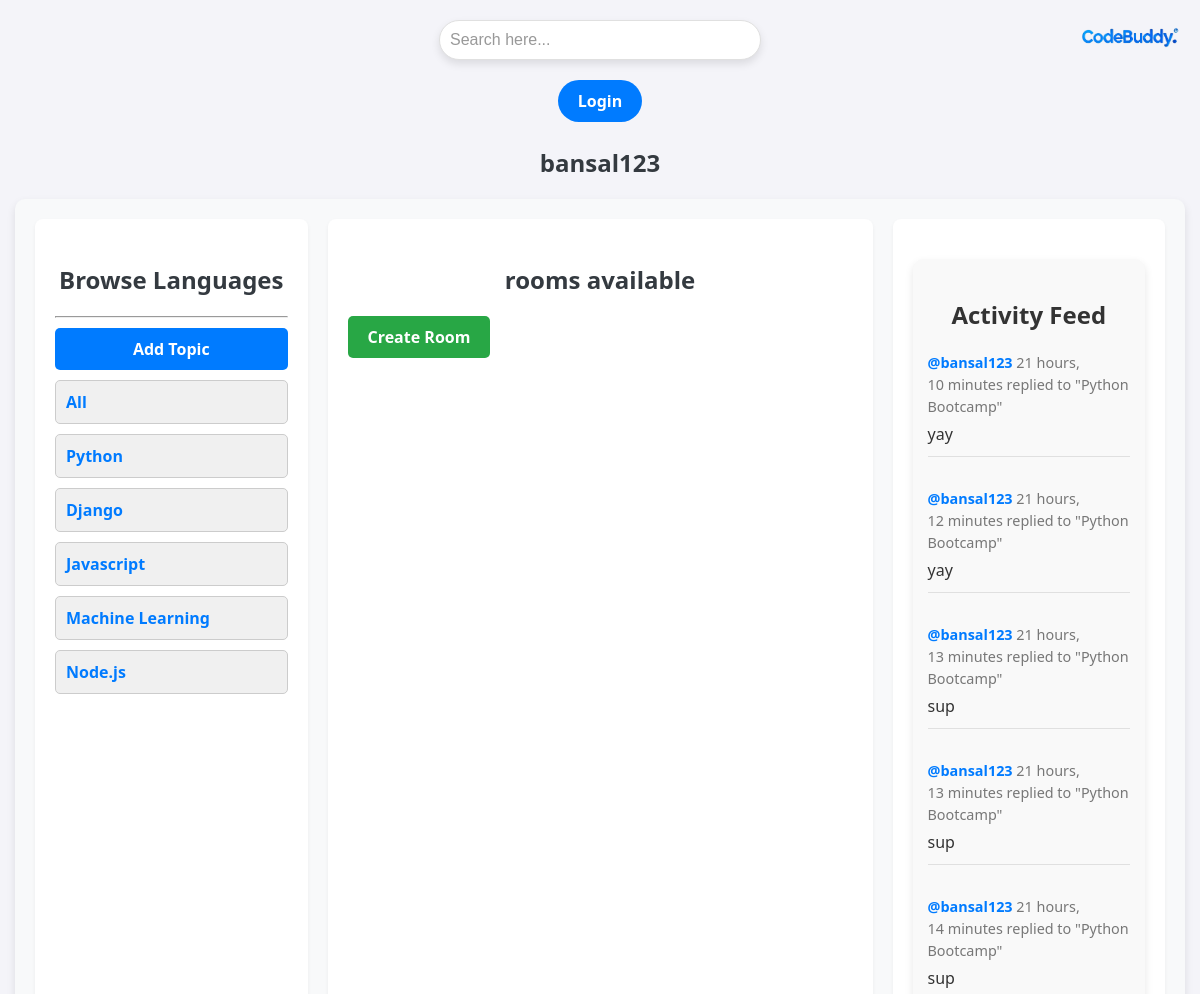
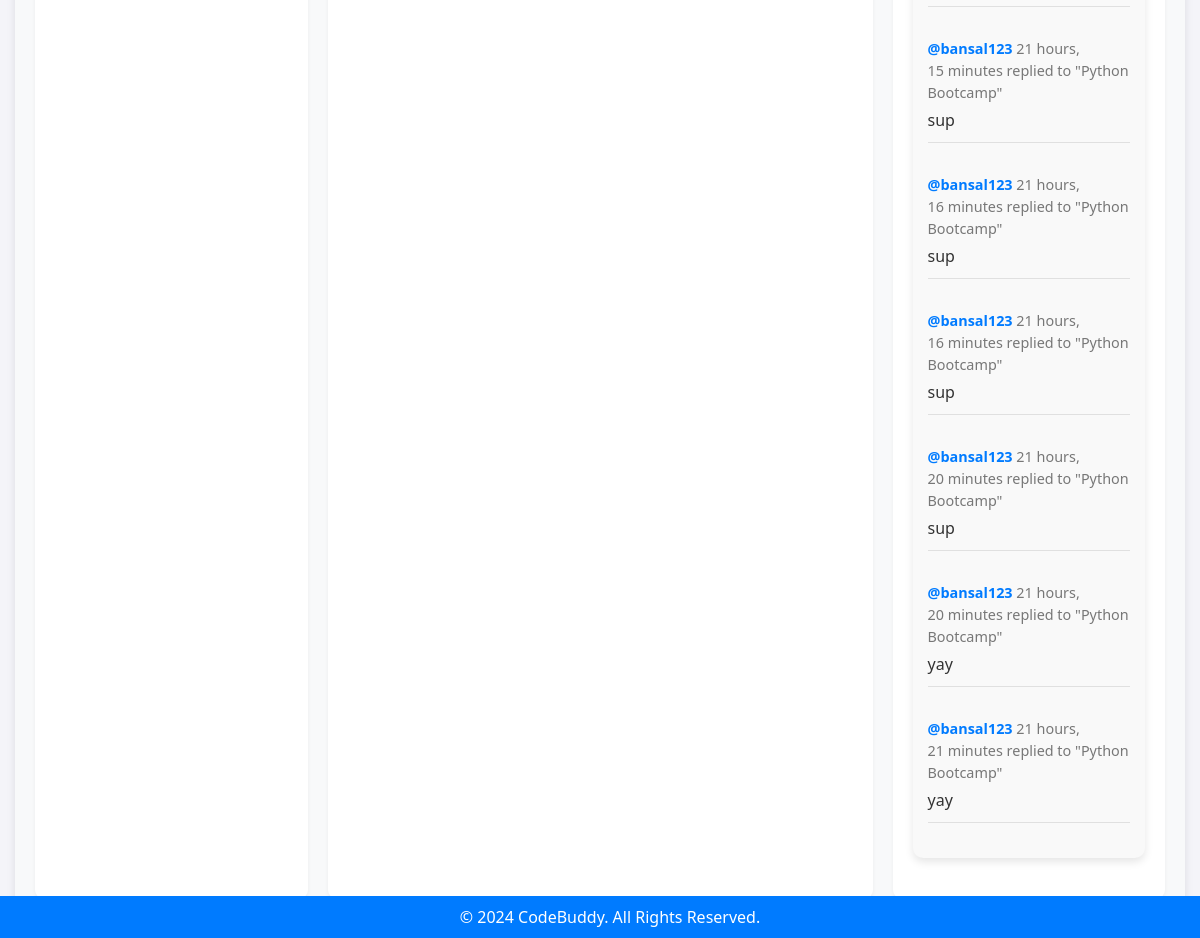
Page /UserProfile/3 on the committed database (2 pictures, top to bottom).
### base1/models.py (models this page shows, shortened)
class Topic(models.Model):
    name = models.CharField(max_length=200)
    def __str__(self):
        return self.name

class messages(models.Model):
    user = models.ForeignKey(User, on_delete=models.CASCADE)
    room = models.ForeignKey(Room, on_delete = models.CASCADE)
    body = models.TextField()
    updated = models.DateTimeField(auto_now= True)
    createds = models.DateTimeField(auto_now_add=True)
    class Meta:
        ordering = ['-updated', '-createds']

class Room(models.Model):
    host = models.ForeignKey(User, on_delete=models.SET_NULL, null = True)
    topic = models.ForeignKey(Topic, on_delete=models.SET_NULL, null = True)
    name = models.CharField(max_length=200)
    description = models.TextField(null = True)
    participants = models.ManyToManyField(User, related_name='participants', blank = True)
    updated = models.DateTimeField(auto_now= True)
    createds = models.DateTimeField(auto_now_add=True)
    class Meta:
        ordering = ['-updated', '-createds']
    def __str__(self):
        return self.name

### base1/views.py (the view)
# urls.py: path('UserProfile/<str:pk>', views.UserProfile, name = "user-profile"),
def UserProfile(request, pk):
    user = User.objects.get(id=pk)
    rooms = user.room_set.all()
    topics = Topic.objects.all()
    room_messages = user.messages_set.all()
    context = {"user":user, "rooms":rooms, "topics":topics, "room_messages":room_messages}
    return render(request, 'base1/profile.html', context)

### base1/templates/base1/profile.html (shortened to what this page needs)
{% extends 'main.html' %}
{% block content %}
<h3>{{ user.username }}</h3>
<div class="profile_container">
    <div class="profile_section">
        {% include 'base1/topics_component.html' %}
    </div>
    <div class="profile_section">
        {% include 'base1/feed_component.html' %}
    </div>
    <div class="profile_section">
        {% include 'base1/activity_component.html' %}
    </div>
</div>
{% endblock %}

### base1/templates/base1/topics_component.html (shortened to what this page needs)
<h3>Browse Languages</h3>
<hr>
<div class="topics-container">
    <a href="{% url 'create-topic' %}" class="add-topic-btn">Add Topic</a>
    <div class="topic-item">
        <a href="{% url 'home' %}" class="topic-link">All</a>
    </div>
    {% for topic in topics %}
    <div class="topic-item">
        <a href="{% url 'home' %}?q={{ topic.name }}" class="topic-link">{{ topic }}</a>
    </div>
    {% endfor %}
</div>

### base1/templates/base1/activity_component.html (shortened to what this page needs)
<!DOCTYPE html>
<html lang="en">
<head>
</head>
<body>
    <div class="activity-feed-container">
        <h3>Activity Feed</h3>
        {% for message in room_messages %}
        <div class="activity-message">
            <small>
                <a href="{% url 'user-profile' message.user.id %}">@{{ message.user }}</a>
                {{ message.createds|timesince }}
            </small>
            <small> replied to "{{ message.room }}" </small>
            <p>{{ message.body }}</p>
            <hr>
        </div>
        {% endfor %}
    </div>
</body>
</html>

### templates/main.html (style rules this page uses)
body { font-family: 'Segoe UI', Tahoma, Geneva, Verdana, sans-serif; background-color: #f4f4f9; margin: 0; padding: 0; color: #333; }
a { text-decoration: none; color: #007bff; }
h1, h2, h3 { color: #333; font-weight: 600; }

### templates/navbar.html (style rules this page uses)
body { font-family: 'Segoe UI', Tahoma, Geneva, Verdana, sans-serif; background-color: #f4f4f9; margin: 0; padding: 0; color: #333; }
h3 { color: #333; font-weight: 600; }
a { text-decoration: none; color: #007bff; font-weight: bold; }

### base1/templates/base1/profile.html (style rules this page uses)
.profile_container { display: grid; grid-template-columns: 1fr 2fr 1fr; gap: 20px; padding: 20px; max-width: 1200px; margin: 0 auto; background-color: #f8f9fa; border-radius: 10px; box-shadow: 0 4px 8px rgba(0, 0, 0, 0.1); }
h3 { text-align: center; color: #343a40; margin-bottom: 20px; font-size: 24px; font-weight: 600; }
.profile_section { background-color: white; padding: 20px; border-radius: 8px; box-shadow: 0 2px 4px rgba(0, 0, 0, 0.05); }

### base1/templates/base1/topics_component.html (style rules this page uses)
.topics-container { display: flex; flex-direction: column; gap: 10px; margin-top: 10px; }
.add-topic-btn { display: inline-block; background-color: #007bff; color: white; padding: 10px 20px; border-radius: 5px; text-align: center; font-weight: bold; text-decoration: none; transition: background-color 0.3s; }
.topic-item { background-color: #f0f0f0; border: 1px solid #ccc; border-radius: 5px; padding: 10px; transition: background-color 0.3s; }
.topic-link { text-decoration: none; color: #007bff; font-weight: bold; display: block; }

### base1/templates/base1/activity_component.html (style rules this page uses)
.activity-feed-container { max-width: 600px; margin: 20px auto; padding: 15px; background-color: #f9f9f9; border-radius: 10px; box-shadow: 0 4px 8px rgba(0, 0, 0, 0.1); }
.activity-feed-container h3 { font-size: 1.5rem; color: #333; margin-bottom: 10px; }
.activity-message { padding: 10px 0; }
.activity-message small { color: #777; font-size: 0.9rem; }
.activity-message p { color: #333; font-size: 1rem; margin: 5px 0; line-height: 1.5; }
.activity-message a { text-decoration: none; color: #007bff; }
.activity-message hr { border: 0; border-top: 1px solid #e0e0e0; margin: 10px 0; }

### rows in the picture
Topic: name "Python"
Topic: name "Django"
Topic: name "Javascript"
Topic: name "Machine Learning"
Topic: name "Node.js"
messages: user "bansal123", createds "21 hours, 10 minutes", room "Python Bootcamp", body "yay"
messages: user "bansal123", createds "21 hours, 12 minutes", room "Python Bootcamp", body "yay"
messages: user "bansal123", createds "21 hours, 13 minutes", room "Python Bootcamp", body "sup"
messages: user "bansal123", createds "21 hours, 13 minutes", room "Python Bootcamp", body "sup"
messages: user "bansal123", createds "21 hours, 14 minutes", room "Python Bootcamp", body "sup"
messages: user "bansal123", createds "21 hours, 15 minutes", room "Python Bootcamp", body "sup"
messages: user "bansal123", createds "21 hours, 16 minutes", room "Python Bootcamp", body "sup"
messages: user "bansal123", createds "21 hours, 16 minutes", room "Python Bootcamp", body "sup"
messages: user "bansal123", createds "21 hours, 20 minutes", room "Python Bootcamp", body "sup"
messages: user "bansal123", createds "21 hours, 20 minutes", room "Python Bootcamp", body "yay"
messages: user "bansal123", createds "21 hours, 21 minutes", room "Python Bootcamp", body "yay"

### other values in the picture
{{ user.username }} "bansal123"
